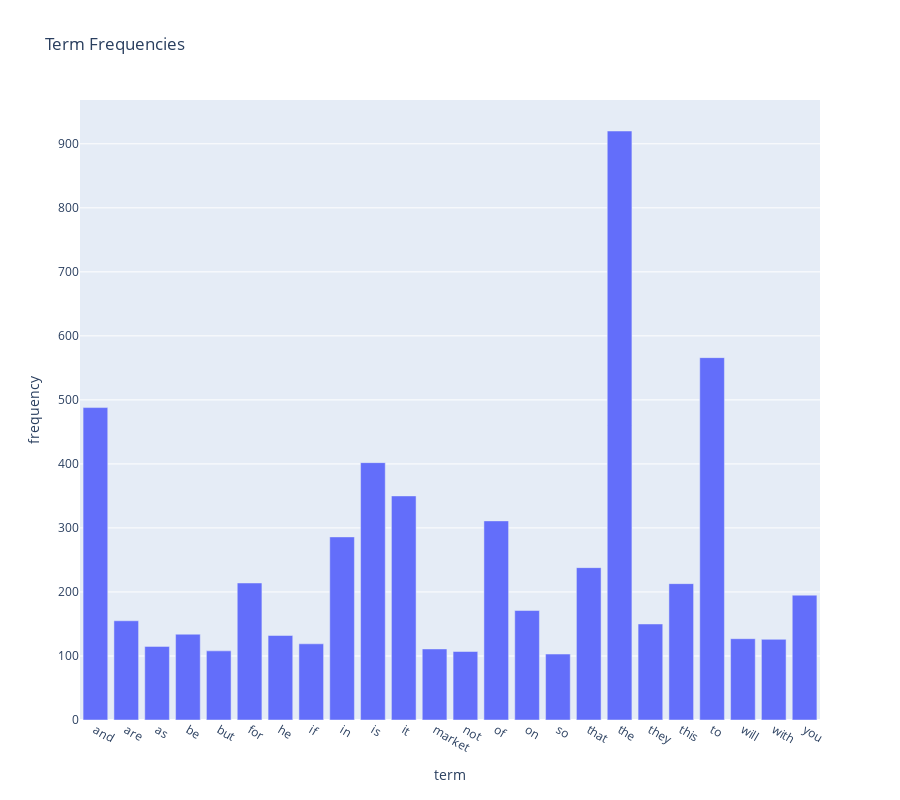

The code cell stored with this chart in its notebook:
### Markdown cell above
### Plot the term whose frequency over 100

### Code cell
df_freq = pd.DataFrame({
    'term': count_vect.get_feature_names_out(),
    'frequency': term_frequencies
})

fig = px.bar(df_freq[df_freq['frequency']>100], x='term', y='frequency',
                title='Term Frequencies',
                height=800)
fig.show()

### Figure 1 — Plotly figure (JSON) as saved in the notebook; plotly's stock layout.template omitted (floating-point values rounded to 4 significant figures)
{"data": [{"hovertemplate": "term=%{x}<br>frequency=%{y}<extra></extra>", "legendgroup": "", "marker": {"color": "#636efa", "pattern": {"shape": ""}}, "name": "", "orientation": "v", "showlegend": false, "textposition": "auto", "type": "bar", "x": ["and", "are", "as", "be", "but", "for", "he", "if", "in", "is", "it", "market", "not", "of", "on", "so", "that", "the", "they", "this", "to", "will", "with", "you"], "xaxis": "x", "y": [488, 155, 115, 134, 108, 214, 132, 119, 286, 402, 350, 111, 107, 311, 171, 103, 238, 920, 150, 213, 566, 127, 126, 195], "yaxis": "y"}], "layout": {"barmode": "relative", "height": 800, "legend": {"tracegroupgap": 0}, "title": {"text": "Term Frequencies"}, "xaxis": {"anchor": "y", "domain": [0, 1], "title": {"text": "term"}}, "yaxis": {"anchor": "x", "domain": [0, 1], "title": {"text": "frequency"}}}}
